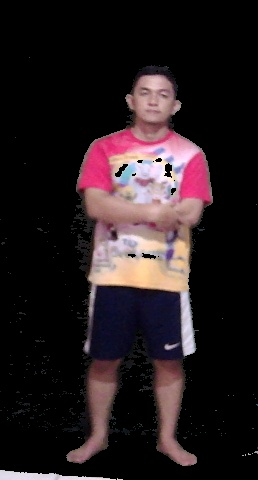
#> input picture foreground(om dayat).jpg, 258 x 480 px, given in place of the camera
$ python skripsi.py
#> lines starting #> are read from the running program, lines starting #| are printed output that depends on the picture
import cv2
import numpy as np

jarak = 270
focal_length = 887

cap = cv2.VideoCapture(0)


panel = np.zeros([100, 700], np.uint8)
cv2.namedWindow('panel')

def nothing(x):
    pass

def stackImages(scale,imgArray):
    rows = len(imgArray)
    cols = len(imgArray[0])
    rowsAvailable = isinstance(imgArray[0], list)
    width = imgArray[0][0].shape[1]
    height = imgArray[0][0].shape[0]
    if rowsAvailable:
        for x in range ( 0, rows):
            for y in range(0, cols):
                if imgArray[x][y].shape[:2] == imgArray[0][0].shape [:2]:
                    imgArray[x][y] = cv2.resize(imgArray[x][y], (0, 0), None, scale, scale)
                else:
                    imgArray[x][y] = cv2.resize(imgArray[x][y], (imgArray[0][0].shape[1], imgArray[0][0].shape[0]), None, scale, scale)
                if len(imgArray[x][y].shape) == 2: imgArray[x][y]= cv2.cvtColor( imgArray[x][y], cv2.COLOR_GRAY2BGR)
        imageBlank = np.zeros((height, width, 3), np.uint8)
        hor = [imageBlank]*rows
        hor_con = [imageBlank]*rows
        for x in range(0, rows):
            hor[x] = np.hstack(imgArray[x])
        ver = np.vstack(hor)
    else:
        for x in range(0, rows):
            if imgArray[x].shape[:2] == imgArray[0].shape[:2]:
                imgArray[x] = cv2.resize(imgArray[x], (0, 0), None, scale, scale)
            else:
                imgArray[x] = cv2.resize(imgArray[x], (imgArray[0].shape[1], imgArray[0].shape[0]), None,scale, scale)
            if len(imgArray[x].shape) == 2: imgArray[x] = cv2.cvtColor(imgArray[x], cv2.COLOR_GRAY2BGR)
        hor= np.hstack(imgArray)
        ver = hor
    return ver

def getContours(img,imgContour):
    contours, hierarchy = cv2.findContours(img, cv2.RETR_EXTERNAL, cv2.CHAIN_APPROX_NONE)
    for cnt in contours:
        area = cv2.contourArea(cnt)
        if area > 15000:
            cv2.drawContours(imgContour, cnt, -1, (255, 0, 255), 7)
            peri = cv2.arcLength(cnt, True)
            approx = cv2.approxPolyDP(cnt, 0.02 * peri, True)
            #print(len(approx))
            x , y , w, h = cv2.boundingRect(approx)
            cv2.rectangle(imgContour, (x , y ), (x + w , y + h ), (0, 255, 0), 5)

            tinggi = (jarak*w)/focal_length
            lebar_bahu = (jarak*h)/focal_length
            print("Tinggi = " + str(tinggi))
            print("Lebar bahu = " + str(lebar_bahu))

cv2.createTrackbar('L – h', 'panel', 0, 179, nothing)
cv2.createTrackbar('U – h', 'panel', 179, 179, nothing)

cv2.createTrackbar('L – s', 'panel', 0, 255, nothing)
cv2.createTrackbar('U – s', 'panel', 255, 255, nothing)

cv2.createTrackbar('L – v', 'panel', 0, 255, nothing)
cv2.createTrackbar('U – v', 'panel', 255, 255, nothing)

cv2.createTrackbar('S ROWS', 'panel', 0, 480, nothing)
cv2.createTrackbar('E ROWS', 'panel', 480, 480, nothing)
cv2.createTrackbar('S COL', 'panel', 0, 640, nothing)
cv2.createTrackbar('E COL', 'panel', 640, 640, nothing)

while True:
    success, frame = cap.read()
#> frame is the input picture: shape (480, 258, 3); mean B, G, R 32, 29.4, 39.6
    # [4 lines of commented-out code are left out]
    imgContour = frame.copy()
    imgBlur = cv2.GaussianBlur(frame, (7, 7), 1)
    imgGray = cv2.cvtColor(imgBlur, cv2.COLOR_BGR2GRAY)
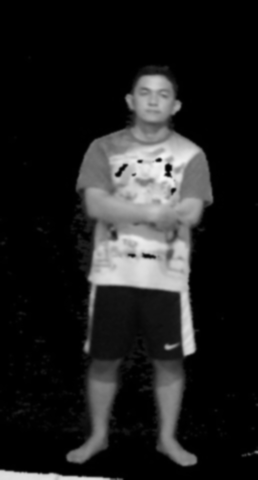
#> imgGray: shape (480, 258); min 0, max 245, mean 32.7

    s_r = cv2.getTrackbarPos('S ROWS', 'panel')
    e_r = cv2.getTrackbarPos('E ROWS', 'panel')
    s_c = cv2.getTrackbarPos('S COL', 'panel')
    e_c = cv2.getTrackbarPos('E COL', 'panel')

    roi = frame[s_r: e_r, s_c: e_c]

    hsv = cv2.cvtColor(roi, cv2.COLOR_BGR2HSV)
#> hsv: shape (480, 258, 3); mean H, S, V 32.1, 41.3, 41

    l_h = cv2.getTrackbarPos('L – h', 'panel')
    u_h = cv2.getTrackbarPos('U – h', 'panel')
    l_s = cv2.getTrackbarPos('L – s', 'panel')
    u_s = cv2.getTrackbarPos('U – s', 'panel')
    l_v = cv2.getTrackbarPos('L – v', 'panel')
    u_v = cv2.getTrackbarPos('U – v', 'panel')

    lower_green = np.array([l_h, l_s, l_v])
    upper_green = np.array([u_h, u_s, u_v])

    mask = cv2.inRange(hsv, lower_green, upper_green)
#> mask: shape (480, 258); every value is 255
    mask_inv = cv2.bitwise_not(mask)
#> mask_inv: shape (480, 258); every value is 0

    bg = cv2.bitwise_and(roi, roi, mask=mask)
    fg = cv2.bitwise_and(roi, roi, mask=mask_inv)
#> fg: shape (480, 258, 3); every value is 0

    getContours(mask_inv, bg)
#> in getContours, `contours, hierarchy = cv2.findContours(img, cv2.RETR_EXTERNAL, cv2.CHA..`: contours = []

    # print output
    imgStack = stackImages(0.8, ([roi, bg]))
#> in stackImages, `rows = len(imgArray)`: rows = 2
#> in stackImages, `cols = len(imgArray[0])`: cols = 480
#> in stackImages, `rowsAvailable = isinstance(imgArray[0], list)`: rowsAvailable = False
#> after the loop in stackImages, `for x in range(0, rows):`: imgArray = 2 items
#> in stackImages, `hor= np.hstack(imgArray)`:
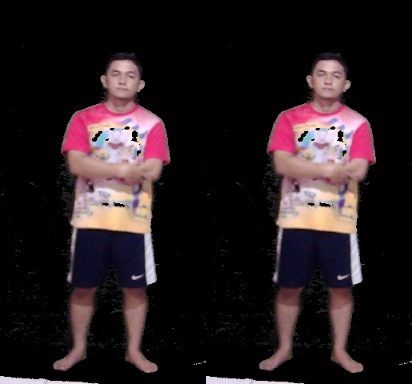
#> hor: shape (384, 412, 3); mean of channels 0, 1, 2 31.9, 29.4, 39.6; drawn as B, G, R
    cv2.imshow("Result", imgStack)

    cv2.imshow('bg', bg)
    cv2.imshow('fg', fg)

    cv2.imshow('panel', panel)

    k = cv2.waitKey(30)
#> (key Esc is pressed here)
    if k == 27:
        break

cap.release()
cv2.destroyAllWindows()
